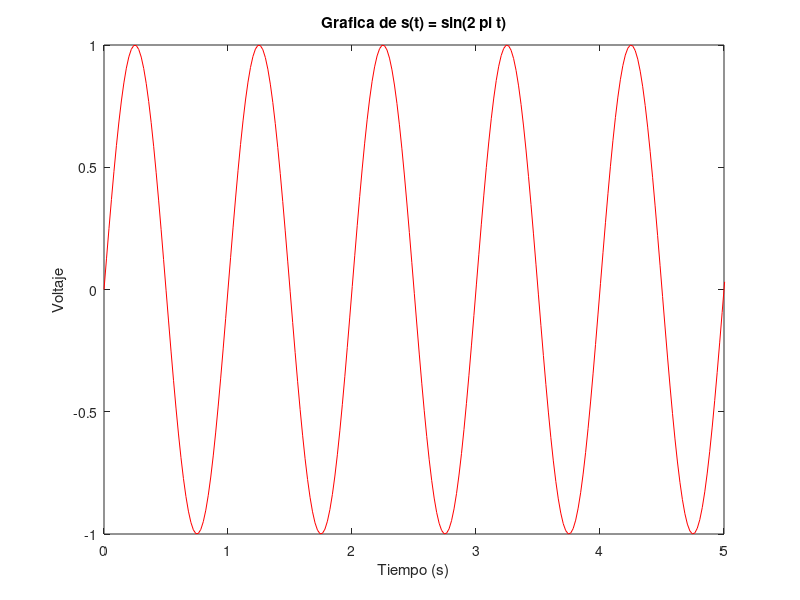

This figure's MATLAB source:
%%
t = linspace(0, 20, 1000);
s = sin(2 * pi * t);

plot(t, s, "r")
title("Grafica de s(t) = sin(2 \pi t)")

xlim([0, 5])
ylabel("Voltaje")
xlabel("Tiempo (s)")

